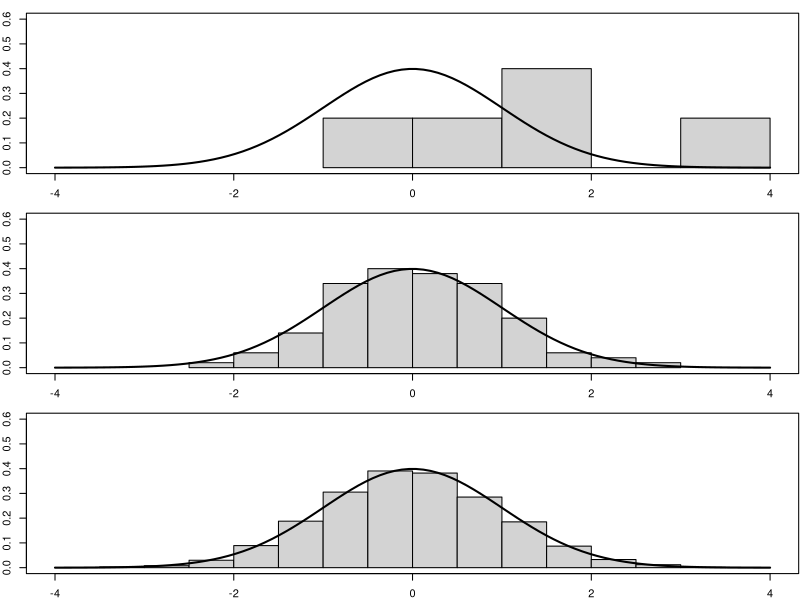

The R source for this figure:
### Lecture 1


## Review the R functions for normal random variables
rnorm(5)
dnorm(x=3, mean=0, sd=1)
pnorm(.5, mean=0, sd=1)
qnorm(.5, mean=0, sd=1)

## Exercise 1.1
plot.samples <- function(n){
  z <- rnorm(n)
  hist(z, probability=TRUE, main=NA,  xlim=c(-4,4), ylim=c(0,.6))
  x <- seq(-4,4, len=100)
  lines(x, dnorm(x), lwd=2)
  box()
}
par(mfcol=c(3,1), mar=c(2,2,1,.1))
plot.samples(5)
plot.samples(100)
plot.samples(10000)

